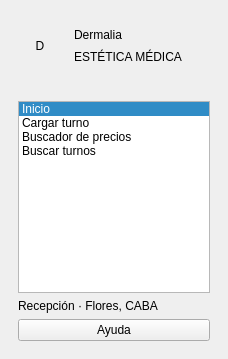
     <widget class="QFrame" name="barraLateral">
      <property name="minimumSize">
       <size>
        <width>228</width>
        <height>0</height>
       </size>
      </property>
      <property name="maximumSize">
       <size>
        <width>228</width>
        <height>16777215</height>
       </size>
      </property>
      <layout class="QVBoxLayout" name="layoutLateral">
       <property name="spacing">
        <number>6</number>
       </property>
       <property name="leftMargin">
        <number>18</number>
       </property>
       <property name="topMargin">
        <number>24</number>
       </property>
       <property name="rightMargin">
        <number>18</number>
       </property>
       <property name="bottomMargin">
        <number>18</number>
       </property>
       <item>
        <layout class="QHBoxLayout" name="layoutMarca">
         <property name="spacing">
          <number>12</number>
         </property>
         <item>
          <widget class="QLabel" name="lblLogo">
           <property name="text">
            <string>D</string>
           </property>
           <property name="minimumSize">
            <size>
             <width>44</width>
             <height>44</height>
            </size>
           </property>
           <property name="maximumSize">
            <size>
             <width>44</width>
             <height>44</height>
            </size>
           </property>
           <property name="alignment">
            <set>Qt::AlignCenter</set>
           </property>
          </widget>
         </item>
         <item>
          <layout class="QVBoxLayout" name="layoutMarcaTexto">
           <property name="spacing">
            <number>0</number>
           </property>
           <item>
            <widget class="QLabel" name="lblMarca">
             <property name="text">
              <string>Dermalia</string>
             </property>
            </widget>
           </item>
           <item>
            <widget class="QLabel" name="lblSubmarca">
             <property name="text">
              <string>ESTÉTICA MÉDICA</string>
             </property>
            </widget>
           </item>
          </layout>
         </item>
        </layout>
       </item>
       <item>
        <spacer name="espacioMarca">
         <property name="orientation">
          <enum>Qt::Vertical</enum>
         </property>
         <property name="sizeHint" stdset="0">
          <size>
           <width>20</width>
           <height>10</height>
          </size>
         </property>
         <property name="sizeType">
          <enum>QSizePolicy::Fixed</enum>
         </property>
        </spacer>
       </item>
       <item>
        <widget class="QFrame" name="lineaMarca">
         <property name="minimumSize">
          <size>
           <width>0</width>
           <height>1</height>
          </size>
         </property>
         <property name="maximumSize">
          <size>
           <width>16777215</width>
           <height>1</height>
          </size>
         </property>
        </widget>
       </item>
       <item>
        <spacer name="espacioMarca2">
         <property name="orientation">
          <enum>Qt::Vertical</enum>
         </property>
         <property name="sizeHint" stdset="0">
          <size>
           <width>20</width>
           <height>10</height>
          </size>
         </property>
         <property name="sizeType">
          <enum>QSizePolicy::Fixed</enum>
         </property>
        </spacer>
       </item>
       <item>
        <widget class="QListWidget" name="menu">
         <property name="iconSize">
          <size>
           <width>18</width>
           <height>18</height>
          </size>
         </property>
         <property name="currentRow">
          <number>0</number>
         </property>
         <item>
          <property name="text">
           <string>Inicio</string>
          </property>
          <property name="icon">
           <iconset resource="recursos.qrc">
            <normaloff>:/iconos/inicio.svg</normaloff>
            <selectedoff>:/iconos/inicio.svg</selectedoff>
           </iconset>
          </property>
         </item>
         <item>
          <property name="text">
           <string>Cargar turno</string>
          </property>
          <property name="icon">
           <iconset resource="recursos.qrc">
            <normaloff>:/iconos/turno.svg</normaloff>
            <selectedoff>:/iconos/turno.svg</selectedoff>
           </iconset>
          </property>
         </item>
         <item>
          <property name="text">
           <string>Buscador de precios</string>
          </property>
          <property name="icon">
           <iconset resource="recursos.qrc">
            <normaloff>:/iconos/precios.svg</normaloff>
            <selectedoff>:/iconos/precios.svg</selectedoff>
           </iconset>
          </property>
         </item>
         <item>
          <property name="text">
           <string>Buscar turnos</string>
          </property>
          <property name="icon">
           <iconset resource="recursos.qrc">
            <normaloff>:/iconos/buscar.svg</normaloff>
            <selectedoff>:/iconos/buscar.svg</selectedoff>
           </iconset>
          </property>
         </item>
        </widget>
       </item>
       <item>
        <widget class="QLabel" name="lblPie">
         <property name="text">
          <string>Recepción · Flores, CABA</string>
         </property>
        </widget>
       </item>
       <item>
        <widget class="QPushButton" name="btnAyuda">
         <property name="text">
          <string>Ayuda</string>
         </property>
         <property name="cursor">
          <cursorShape>PointingHandCursor</cursorShape>
         </property>
        </widget>
       </item>
      </layout>
     </widget>
